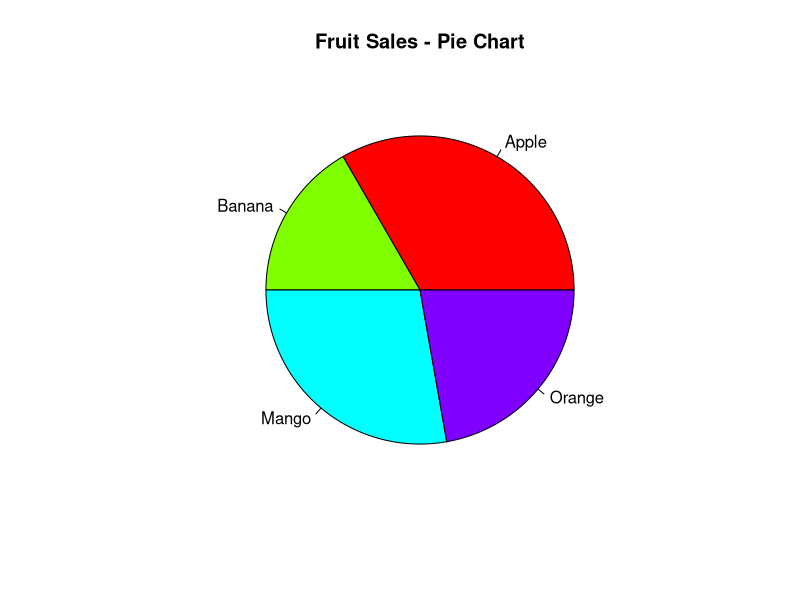
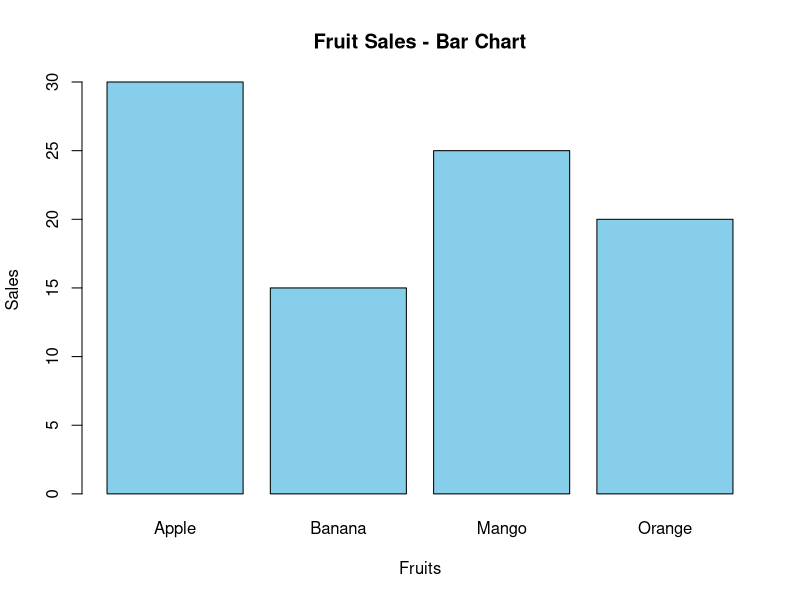

Recreate these plots in R, in order.
# Sample data
fruits <- c("Apple", "Banana", "Mango", "Orange")
sales <- c(30, 15, 25, 20)

# Pie Chart
pie(
  sales,
  labels = fruits,
  main = "Fruit Sales - Pie Chart",
  col = rainbow(length(fruits))
)

# Bar Chart
barplot(
  sales,
  names.arg = fruits,
  main = "Fruit Sales - Bar Chart",
  xlab = "Fruits",
  ylab = "Sales",
  col = "skyblue",
  border = "black"
)
